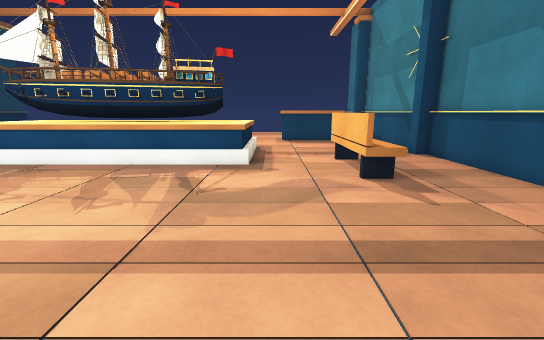
view 1 (above)

24 first-person views from a walk through a 3-D level made in the Unity game engine. The camera is 1.2 m above the floor, tilts 12° down and sees 90° across. The floor is counted in squares, 0.5 m on a side. Each view is taken from the middle of a square. On the plan, view 1 faces up. The plan holds only what a view shows up to about 18 squares ahead; the rest is blank.

view 2
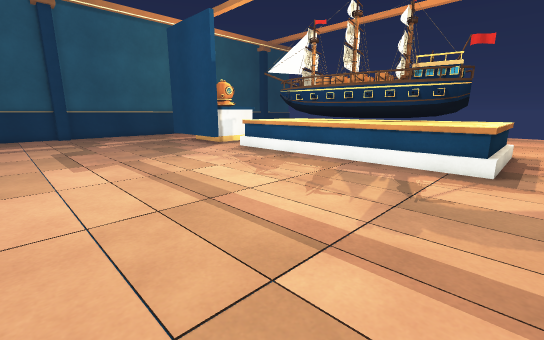

view 3
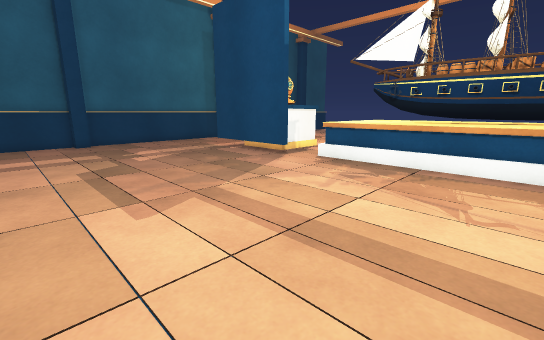

view 4
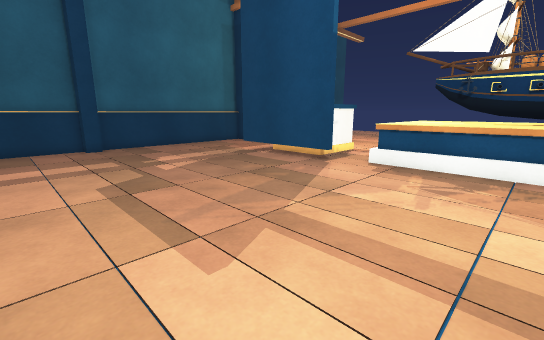

view 5
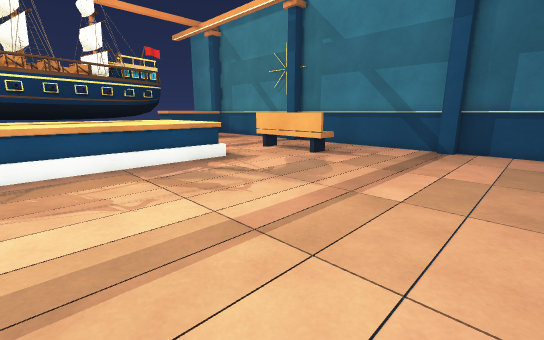

view 6
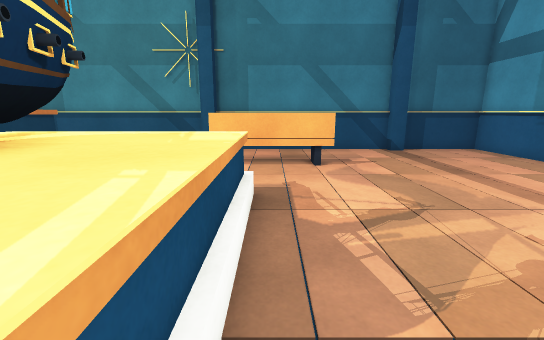

view 7
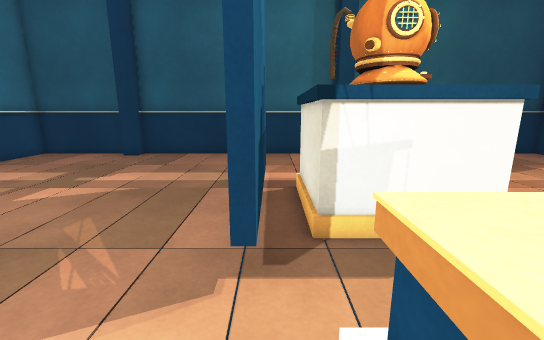

view 8
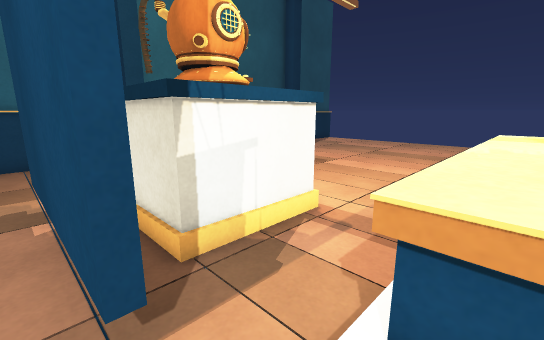

view 9
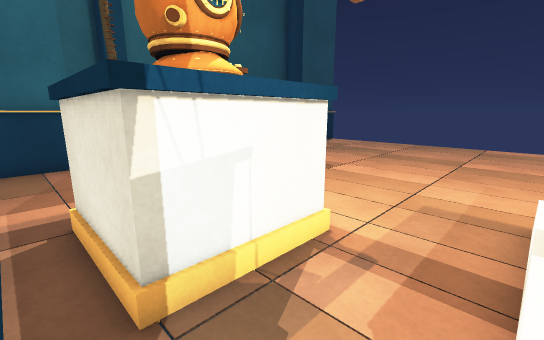

view 10
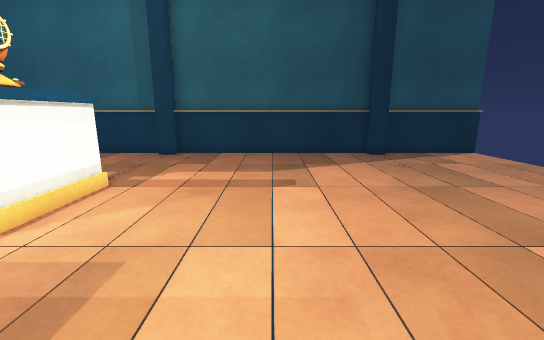

view 11
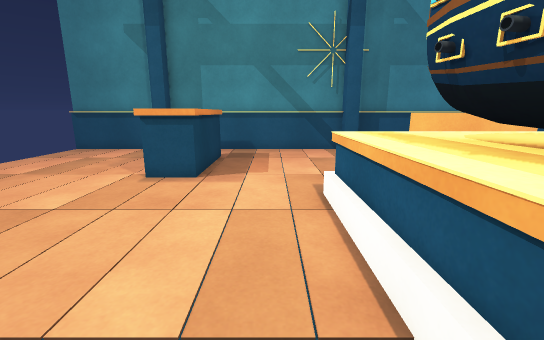

view 12
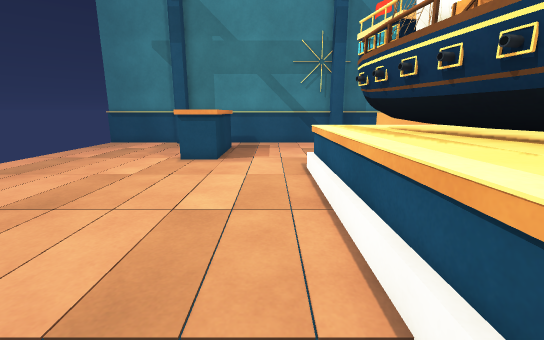

view 13
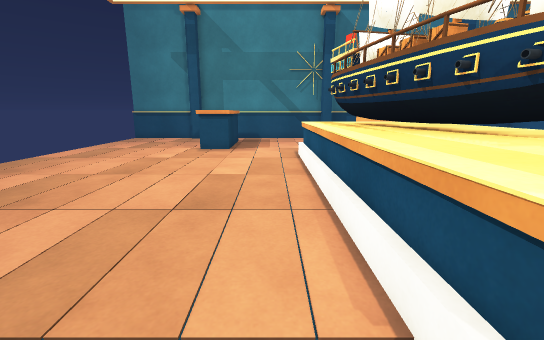

view 14
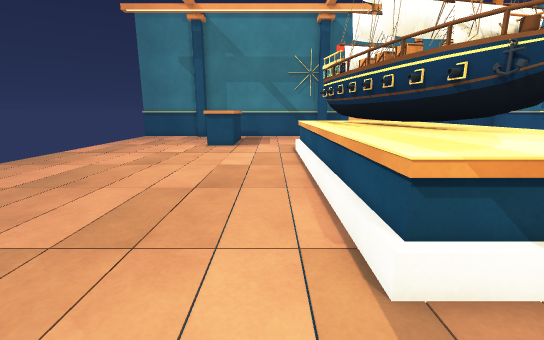

view 15
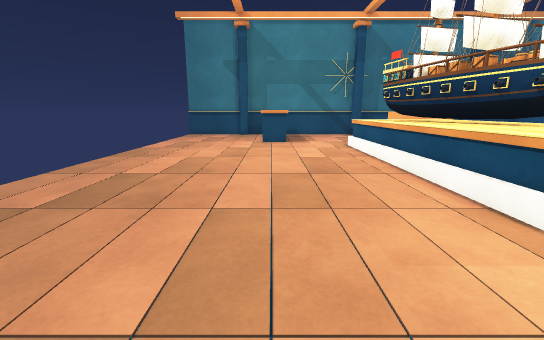

view 16
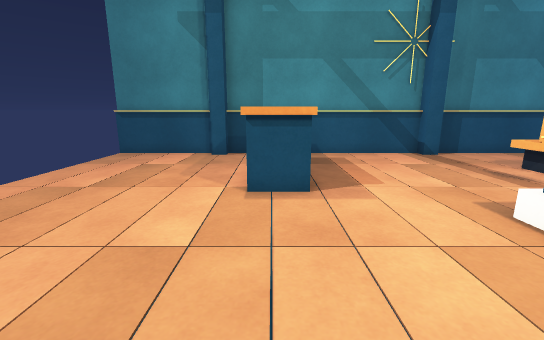

view 17
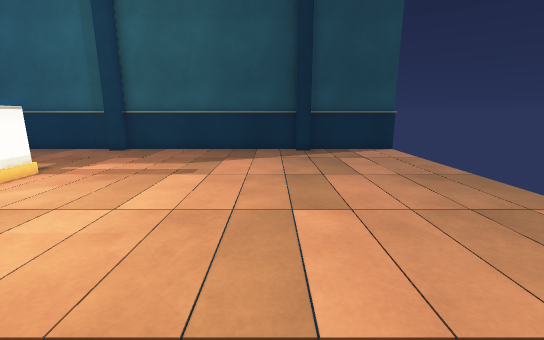

view 18
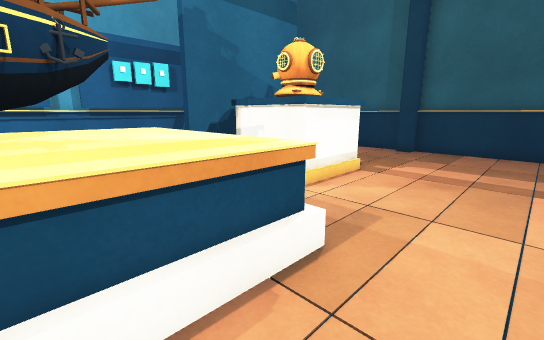

view 19
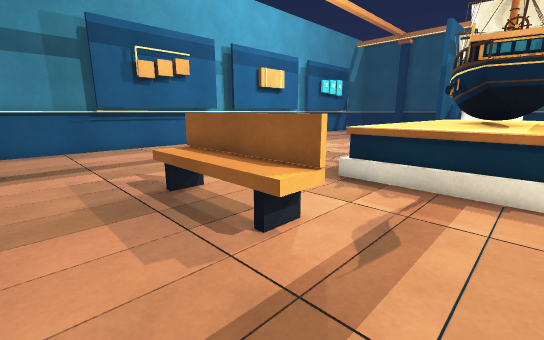

view 20
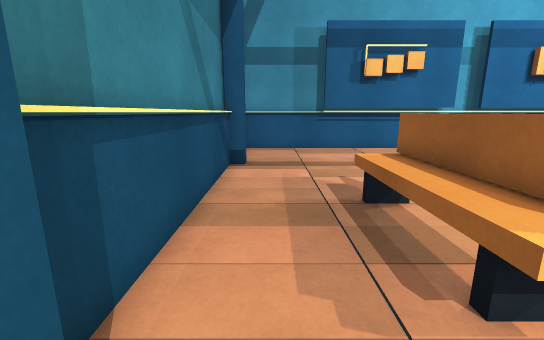

view 21
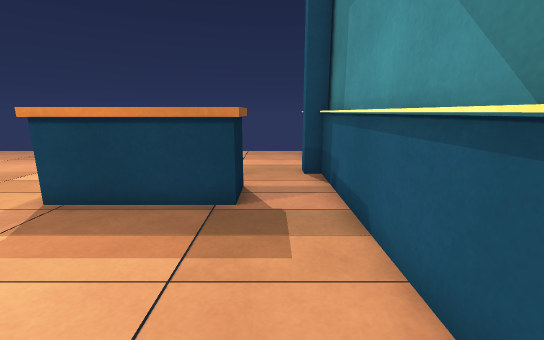

view 22
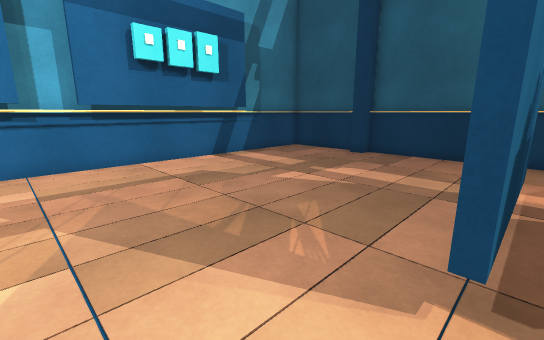

view 23
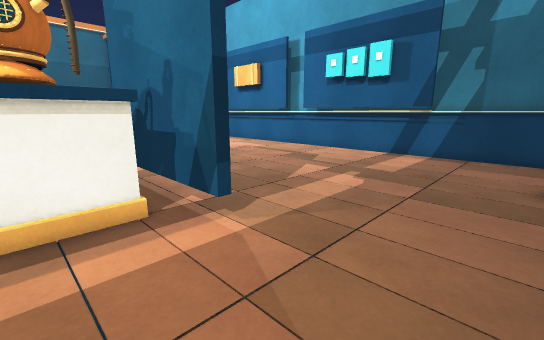

view 24
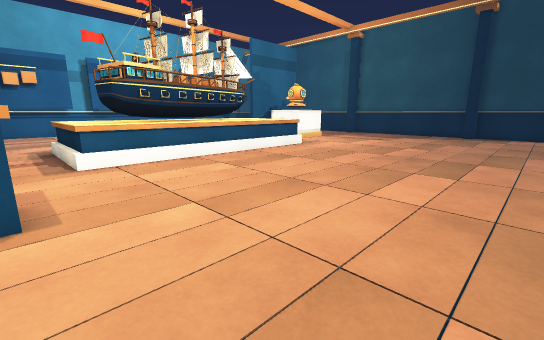

### Floor plan
Key: @ floor where view 1 was taken; # wall or solid block; . floor; ^ raised ledge; O other object.
Columns run from 30 left of view 1 to 9 right of it. Each row starts with its distance up from view 1.
 34 #                                      #
 33 #......................................#
 32 #......................................#
 31 #......................................#
 30 #......................................#
 29 #......................................#
 28 #......................................#
 27 #......................................#
 26 #..............................^^^^^^..#
 25 #..............................^    ^..#
 24 #..............................^^^^^^..#
 23 #......................................#
 22 #......................................#
 21 #......................................#
 20 #......................................#
 19 #.............^^^^^^^^^^^^^^^^.........#
 18 #.............^^^^^^^OOOOOO^^^.........#
 17 #.............^^^^OOO#OO#OO#^^.........#
 16 #......^^^^^..^^^O  O#####O^^^.........#
 15 #......^^OO^..^^O# OOOOOOOO^^^...OO....#
 14 #......^^OO^..^^^O OOOOO^^^^^^...OOO...#
 13 #.......^^^^..^^^^^^^^^^^^^^^^...OOO...#
 12 #.....#######....................OOO...#
 11 #.....#######....................OOO...#
 10 #................................OOO...#
  9 #................................OO....#
  8 #......................................#
  7 #......................................#
  6 #......................................#
  5 #......................................#
  4 #......................................#
  3 #......................................#
  2 #......................................#
  1 #......................................#
  0 #.............................@........#
 -1 ########################################

Positions as (right, up) in squares from view 1, and headings:
1: (0, 0), facing up
2: (0, 0), facing up-left
3: (-7, 0), facing up-left
4: (-10, 0), facing up-left
5: (-10, 0), facing up-right
6: (-9, 12), facing right
7: (-14, 12), facing left
8: (-15, 11), facing up-left
9: (-16, 12), facing up-left
10: (-14, 22), facing left
11: (-9, 21), facing right
12: (-13, 21), facing right
13: (-17, 21), facing right
14: (-19, 21), facing right
15: (-21, 25), facing right
16: (-7, 25), facing right
17: (-12, 26), facing left
18: (-12, 22), facing down-left
19: (8, 18), facing down-left
20: (7, 17), facing down
21: (7, 17), facing up
22: (-14, 12), facing down-left
23: (-29, 15), facing down-right
24: (1, 33), facing down-left
